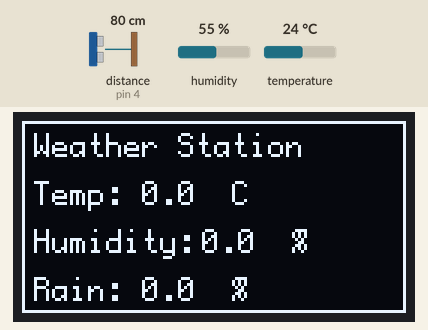
Bench run of a sketch on a simulated Arduino Uno, built with avr-gcc and run on an emulated ATmega328P. Shown: 128×64 one-colour display. Wiring (inferred from the names in the program): ultrasonic range finder: trigger pin 3; echo pin 4. The test bench sets the inputs (shaded band); at power-on: distance to the obstacle (sensor on pin 4) 80 cm, humidity 55 %, temperature 24 °C. The echo pulse lasts 58.3 µs per cm; what the sketch prints to the serial monitor is not drawn.

Above: at 1.3 s.
1.4 s: distance to the obstacle (sensor on pin 4) set to 2 cm
At 2.5 s:
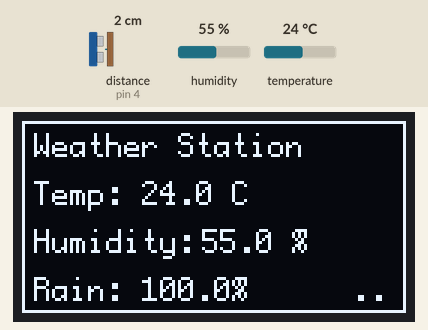
3.5 s: humidity set to 22 %
At 5.3 s:
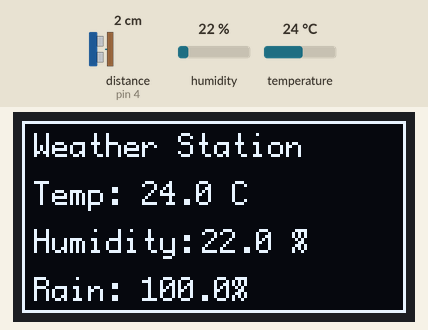
6.2 s: temperature set to 12 °C
At 8.0 s:
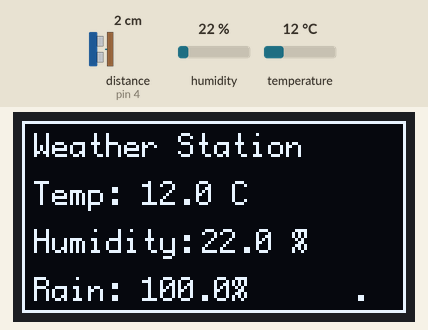
9.0 s: humidity set to 40 %
At 10.7 s:
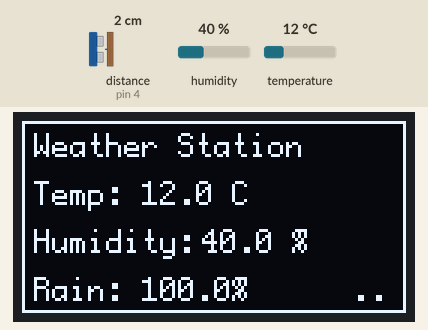
11.7 s: temperature set to 19 °C
At 13.4 s:
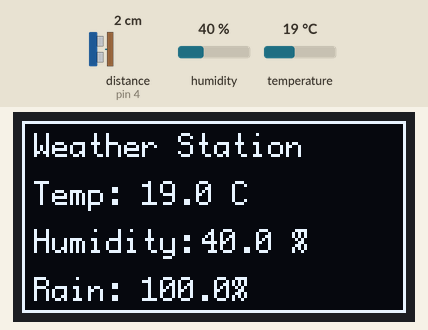
Timing chart, 0 to 14.9 s (numbered marks = the images above; inputs shaded):
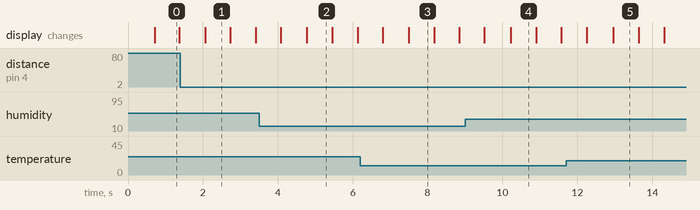

The sketch:

weather_station.ino
```cpp
#include <Arduino.h>
#include <U8g2lib.h>
#include <Wire.h>
#include <DHT.h>

U8G2_SSD1306_128X64_NONAME_1_HW_I2C u8g2(U8G2_R0);

#define DHTPIN 2     // DHT11 data pin
#define DHTTYPE DHT11

#define TRIGGER_PIN 3  // Sonar trigger pin
#define ECHO_PIN 4     // Sonar echo pin

DHT dht(DHTPIN, DHTTYPE);

float temperature = 0.0;  // in Celsius
float humidity = 0.0;     // in percentage
float rainIntensity = 0.0;  // 0 to 100%

unsigned long lastDHTReadTime = 0;
const unsigned long DHT_READ_INTERVAL = 1000;  // Read DHT every 2 seconds

int animationFrame = 0;
long baselineDistance = 0;  // Baseline distance to ground/collection surface
const int RAIN_SAMPLES = 5;
long rainSamples[RAIN_SAMPLES];
int currentSample = 0;

void setup(void) {
  Serial.begin(115200);
  u8g2.begin();
  u8g2.setContrast(255);
  dht.begin();

  pinMode(TRIGGER_PIN, OUTPUT);
  pinMode(ECHO_PIN, INPUT);

  // Calibrate baseline distance
  baselineDistance = getAverageDistance(10);
  for (int i = 0; i < RAIN_SAMPLES; i++) {
    rainSamples[i] = baselineDistance;
  }
}

long measureDistance() {
  digitalWrite(TRIGGER_PIN, LOW);
  delayMicroseconds(2);
  digitalWrite(TRIGGER_PIN, HIGH);
  delayMicroseconds(10);
  digitalWrite(TRIGGER_PIN, LOW);

  long duration = pulseIn(ECHO_PIN, HIGH);
  return duration * 0.034 / 2;  // Convert to distance in cm
}

long getAverageDistance(int samples) {
  long sum = 0;
  for (int i = 0; i < samples; i++) {
    sum += measureDistance();
    delay(10);
  }
  return sum / samples;
}

void updateRainIntensity() {
  long currentDistance = getAverageDistance(3);
  rainSamples[currentSample] = currentDistance;
  currentSample = (currentSample + 1) % RAIN_SAMPLES;

  long averageDistance = 0;
  for (int i = 0; i < RAIN_SAMPLES; i++) {
    averageDistance += rainSamples[i];
  }
  averageDistance /= RAIN_SAMPLES;

  long waterLevel = baselineDistance - averageDistance;

  if (waterLevel > 0) {
    // Assume max detectable water level is 5cm
    rainIntensity = constrain(map(waterLevel, 0, 5, 0, 100), 0, 100);
  } else {
    rainIntensity = 0;
  }
}

void drawBorder() {
  u8g2.drawFrame(0, 0, 128, 64);
}

void drawWeatherInfo() {
  u8g2.setFont(u8g2_font_profont12_tr);

  // Draw title
  u8g2.drawStr(4, 12, "Weather Station");

  // Draw temperature
  u8g2.drawStr(4, 28, "Temp:");
  u8g2.setCursor(40, 28);
  u8g2.print(temperature, 1);
  u8g2.drawStr(70, 28, "C");

  // Draw humidity
  u8g2.drawStr(4, 44, "Humidity:");
  u8g2.setCursor(60, 44);
  u8g2.print(humidity, 1);
  u8g2.drawStr(90, 44, "%");

  // Draw rain intensity
  u8g2.drawStr(4, 60, "Rain:");
  u8g2.setCursor(40, 60);
  u8g2.print(rainIntensity, 1);
  u8g2.drawStr(70, 60, "%");

  // Draw animation
  for (int i = 0; i < animationFrame; i++) {
    u8g2.drawStr(110 + i * 6, 60, ".");
  }
}

void loop(void) {
  unsigned long currentMillis = millis();

  // Read temperature and humidity from DHT11 every 2 seconds
  if (currentMillis - lastDHTReadTime >= DHT_READ_INTERVAL) {
    float newTemp = dht.readTemperature();
    float newHumidity = dht.readHumidity();

    if (!isnan(newTemp) && !isnan(newHumidity)) {
      temperature = newTemp;
      humidity = newHumidity;
    }
    lastDHTReadTime = currentMillis;
  }

  // Update rain intensity
  updateRainIntensity();

  u8g2.firstPage();
  do {
    drawBorder();
    drawWeatherInfo();
  } while (u8g2.nextPage());

  animationFrame = (animationFrame + 1) % 3;

  // Print debug information to Serial Monitor
Serial.print(temperature);
Serial.print(",");
Serial.print(humidity);
Serial.print(",");
Serial.println(rainIntensity);


  delay(100);  // Small delay for stability
}
```
